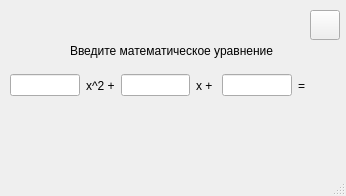
<?xml version="1.0" encoding="UTF-8"?>
<ui version="4.0">
 <class>client_main_window</class>
 <widget class="QMainWindow" name="client_main_window">
  <property name="geometry">
   <rect>
    <x>0</x>
    <y>0</y>
    <width>346</width>
    <height>196</height>
   </rect>
  </property>
  <property name="windowTitle">
   <string>MainWindow</string>
  </property>
  <widget class="QWidget" name="centralwidget">
   <widget class="QLabel" name="label">
    <property name="geometry">
     <rect>
      <x>70</x>
      <y>40</y>
      <width>211</width>
      <height>21</height>
     </rect>
    </property>
    <property name="text">
     <string>Введите математическое уравнение</string>
    </property>
   </widget>
   <widget class="QWidget" name="horizontalLayoutWidget">
    <property name="geometry">
     <rect>
      <x>10</x>
      <y>70</y>
      <width>312</width>
      <height>31</height>
     </rect>
    </property>
    <layout class="QHBoxLayout" name="horizontalLayout">
     <item>
      <widget class="QLineEdit" name="lineEdit"/>
     </item>
     <item>
      <widget class="QLabel" name="label_2">
       <property name="text">
        <string>x^2 +</string>
       </property>
      </widget>
     </item>
     <item>
      <widget class="QLineEdit" name="lineEdit_2"/>
     </item>
     <item>
      <widget class="QLabel" name="label_3">
       <property name="text">
        <string>x + </string>
       </property>
      </widget>
     </item>
     <item>
      <widget class="QLineEdit" name="lineEdit_3"/>
     </item>
     <item>
      <widget class="QLabel" name="label_4">
       <property name="text">
        <string>= </string>
       </property>
      </widget>
     </item>
     <item>
      <widget class="QLabel" name="label_answer">
       <property name="text">
        <string/>
       </property>
      </widget>
     </item>
    </layout>
   </widget>
   <widget class="QPushButton" name="pushButton">
    <property name="geometry">
     <rect>
      <x>310</x>
      <y>10</y>
      <width>30</width>
      <height>30</height>
     </rect>
    </property>
    <property name="whatsThis">
     <string comment="Выйти из учётной записи." extracomment="Выйти из учётной записи."/>
    </property>
    <property name="text">
     <string/>
    </property>
    <property name="icon">
     <iconset theme="QIcon::ThemeIcon::SystemLogOut"/>
    </property>
    <property name="iconSize">
     <size>
      <width>30</width>
      <height>30</height>
     </size>
    </property>
   </widget>
  </widget>
  <widget class="QStatusBar" name="statusbar"/>
  <action name="action_2">
   <property name="text">
    <string>Выйти</string>
   </property>
  </action>
  <action name="action_3">
   <property name="text">
    <string>Сменить аккаунт</string>
   </property>
  </action>
 </widget>
 <resources/>
 <connections/>
</ui>
